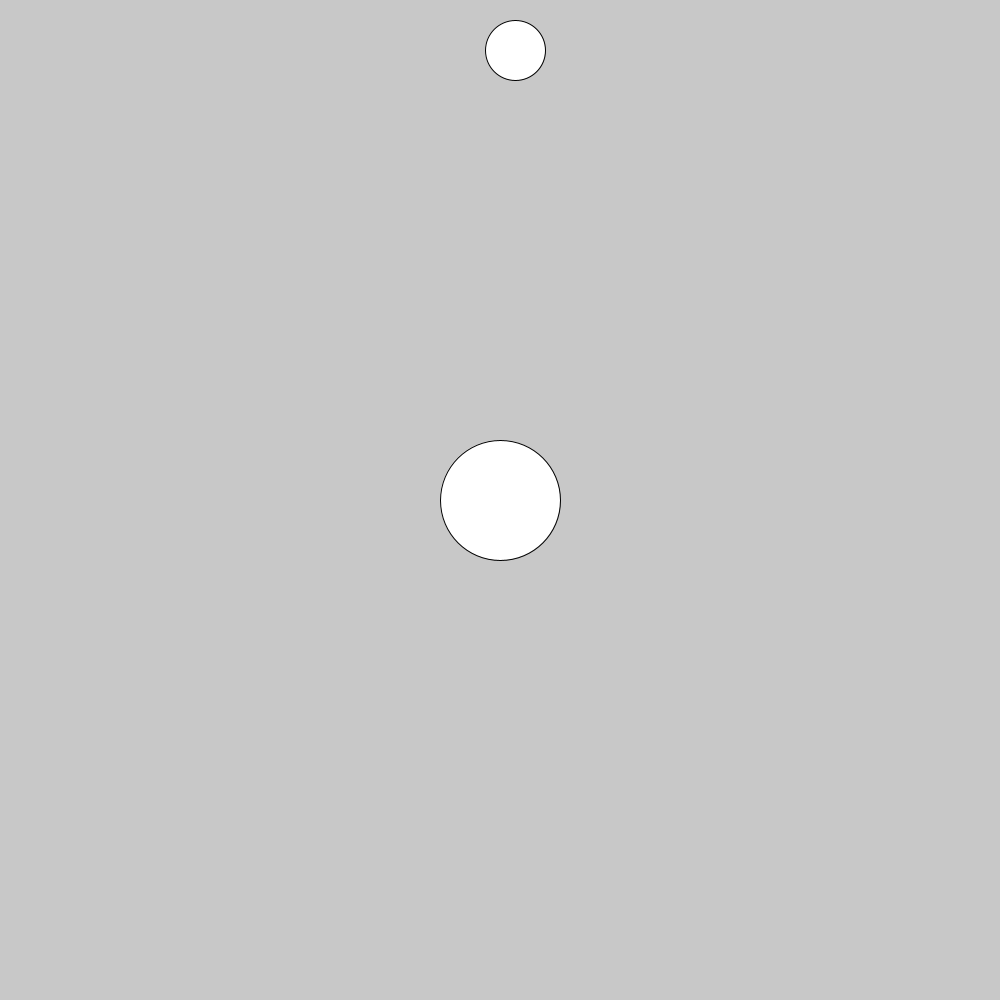
Frame 1 (no input)
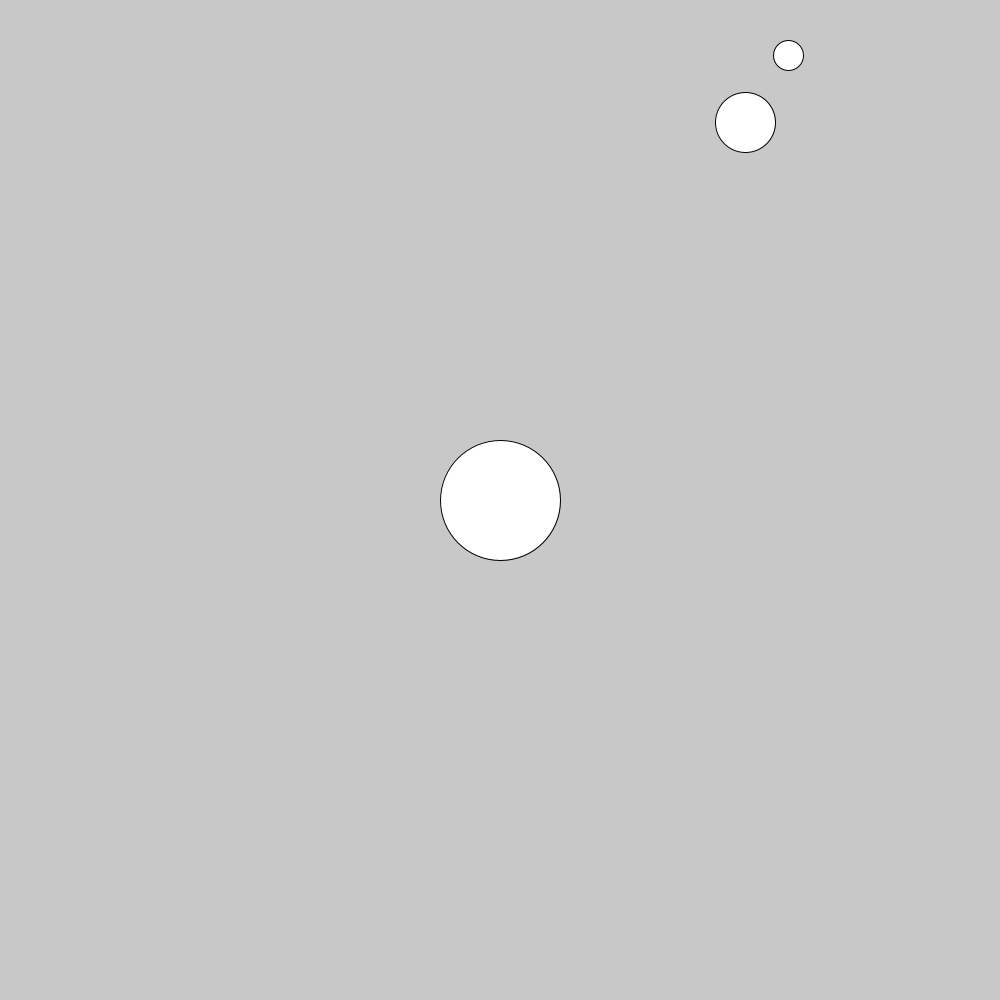
Frame 60 (the mouse pressed at the canvas centre just before this capture)
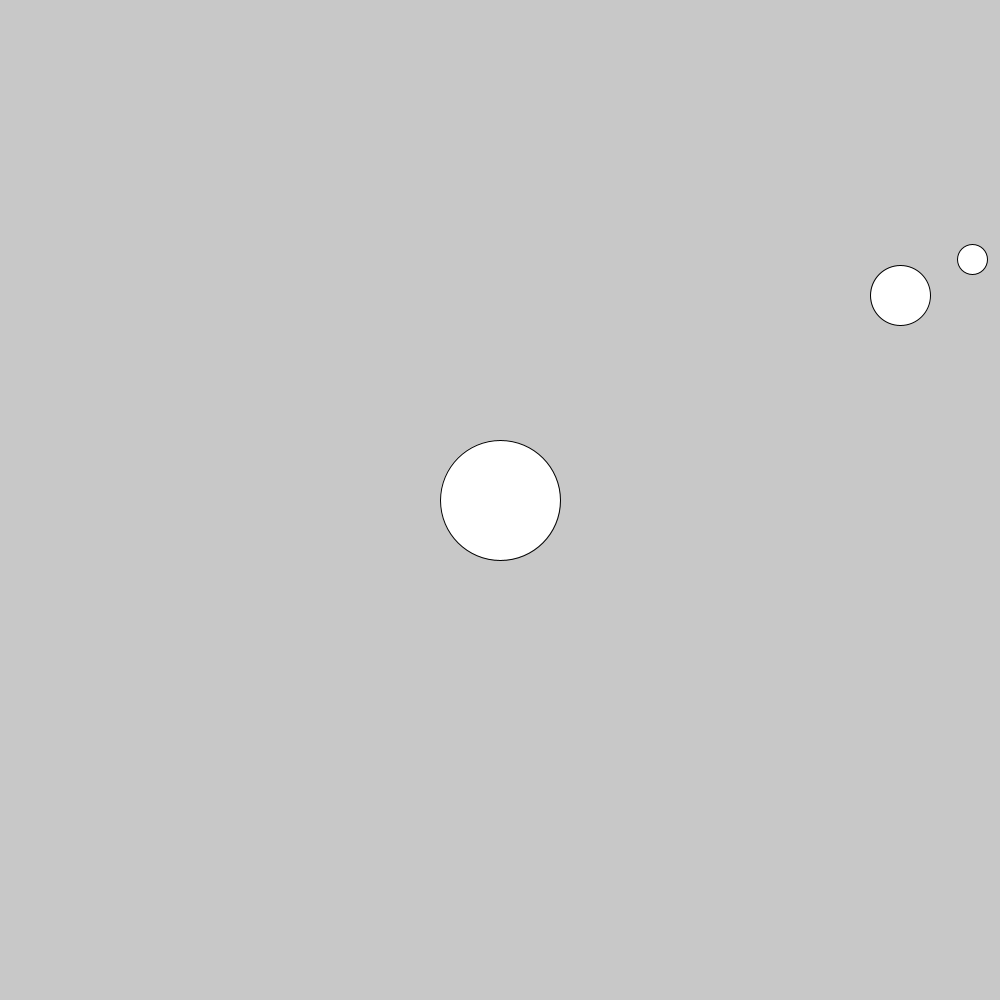
Frame 120 (the mouse held since frame 60 and released just before this capture)

The Processing sketch that drew these frames (run headless with seeded random() and noise(); from frame 60 on, the mouse is pressed at the canvas centre):

// Processing sketch: sol_terra_lua
// ── sol_terra_lua.pde
void orbita(float dt, float at, float psx, float psy, float dl, float al) 
{
  float ptx = dt * cos(at) + psx;
  float pty = dt * sin(at) + psy;
  
  ellipse(ptx, pty, 60, 60);
  
  float plx = dl * cos(al) + ptx;
  float ply = dl * sin(al) + pty;
  
  ellipse(plx, ply, 30, 30);
}

void setup() 
{
  size(1000, 1000);
  stroke(0);
}
int n = 0;
void draw()
{
  background(200);
 
  float r = min(width, height) * 0.45;
  float cx = width / 2;
  float cy = height / 2;

  float at = 0;
  
  translate(cx, cy);
  fill(255);
  ellipse(0, 0, 120, 120);

  float mult = 0.005;

  at = (millis() * mult) * PI / 30 - HALF_PI;

  n = (++n) % 60;

  float al = ((millis() * mult) + n) * PI / 30 - HALF_PI;
  orbita(r, at, 0, 0, 80, al);
}
